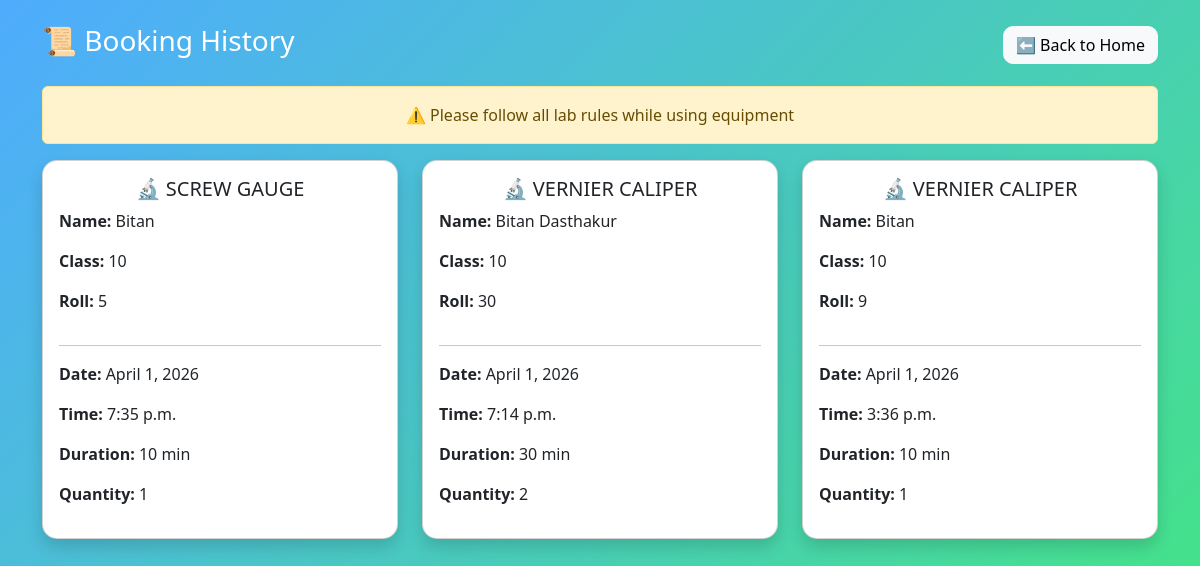
Page /history/ on the earlier database version.
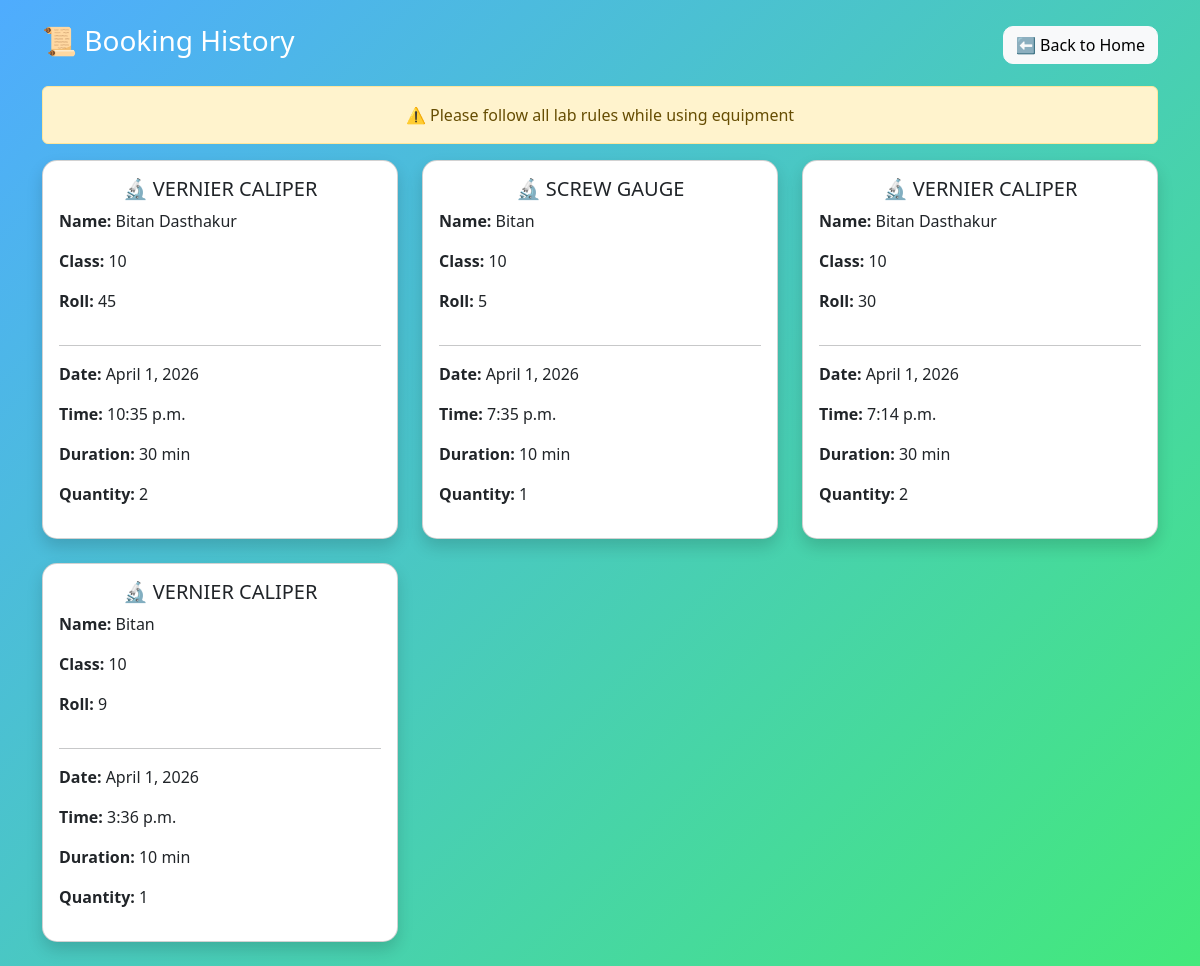
Same page on the later database version.
### booking/models.py (models this page shows, shortened)
class Booking(models.Model):
    equipment = models.ForeignKey(Equipment, on_delete=models.CASCADE)
    name = models.CharField(max_length=100)
    student_class = models.CharField(max_length=50)
    roll = models.CharField(max_length=20)
    pin = models.CharField(max_length=10)
    quantity = models.IntegerField(default=1)
    booking_date = models.DateField()
    booking_time = models.TimeField()
    duration = models.IntegerField(default=60)
    purpose = models.TextField(blank=True, null=True)
    booked_at = models.DateTimeField(default=timezone.now)
    @property
    def duration_display(self):
        hours = self.duration // 60
        minutes = self.duration % 60
        if hours and minutes:
            return f"{hours} hour {minutes} min"
        elif hours:
            return f"{hours} hour"
        else:
            return f"{minutes} min"
    class Meta:
        ordering = ['-booking_date', '-booking_time']

class Equipment(models.Model):
    CATEGORY_CHOICES = [
        ('physics', 'Physics'),
        ('chemistry', 'Chemistry'),
        ('biology', 'Biology'),
        ('computer', 'Computer'),
        ('geography', 'Geography'),
    ]
    name = models.CharField(max_length=100)
    quantity = models.IntegerField()
    available = models.IntegerField(blank=True, null=True)
    category = models.CharField(
        max_length=20,
        choices=CATEGORY_CHOICES,
        default='physics'
    )

### booking/views.py (the view)
# urls.py: path('history/', views.booking_history, name='history'),
def booking_history(request):
    bookings = Booking.objects.all().order_by('-booking_date', '-booking_time')
    return render(request, 'history.html', {'bookings': bookings})

### booking/templates/history.html (shortened to what this page needs)
<!DOCTYPE html>
<html>
<head>
    <link href="https://cdn.jsdelivr.net/npm/bootstrap@5.3.0/dist/css/bootstrap.min.css" rel="stylesheet">
</head>
<body>
<div class="container mt-4">
    <div class="header">
        <h3 class="text-white">📜 Booking History</h3>
        <a href="{% url 'home' %}" class="btn btn-light back-btn">
            ⬅ Back to Home
        </a>
    </div>
    <div class="alert alert-warning text-center">
        ⚠️ Please follow all lab rules while using equipment
    </div>
    <div class="row">
        {% for b in bookings %}
        <div class="col-md-4 mb-4">
            <div class="card shadow p-3 h-100">
                <h5 class="text-center">🔬 {{ b.equipment.name }}</h5>
                <p><b>Name:</b> {{ b.name }}</p>
                <p><b>Class:</b> {{ b.student_class }}</p>
                <p><b>Roll:</b> {{ b.roll }}</p>
                <hr>
                <p><b>Date:</b> {{ b.booking_date }}</p>
                <p><b>Time:</b> {{ b.booking_time }}</p>
                <p><b>Duration:</b> {{ b.duration_display }}</p>
                <p><b>Quantity:</b> {{ b.quantity }}</p>
            </div>
        </div>
        {% empty %}
            <p class="empty">No bookings yet</p>
        {% endfor %}
    </div>
</div>
</body>
</html>

Differences in the rows shown:
added Booking: equipment.name "VERNIER CALIPER", name "Bitan Dasthakur", student_class "10", roll "45", booking_date "April 1, 2026", booking_time "10:35 p.m.", duration_display "30 min", quantity "2"
